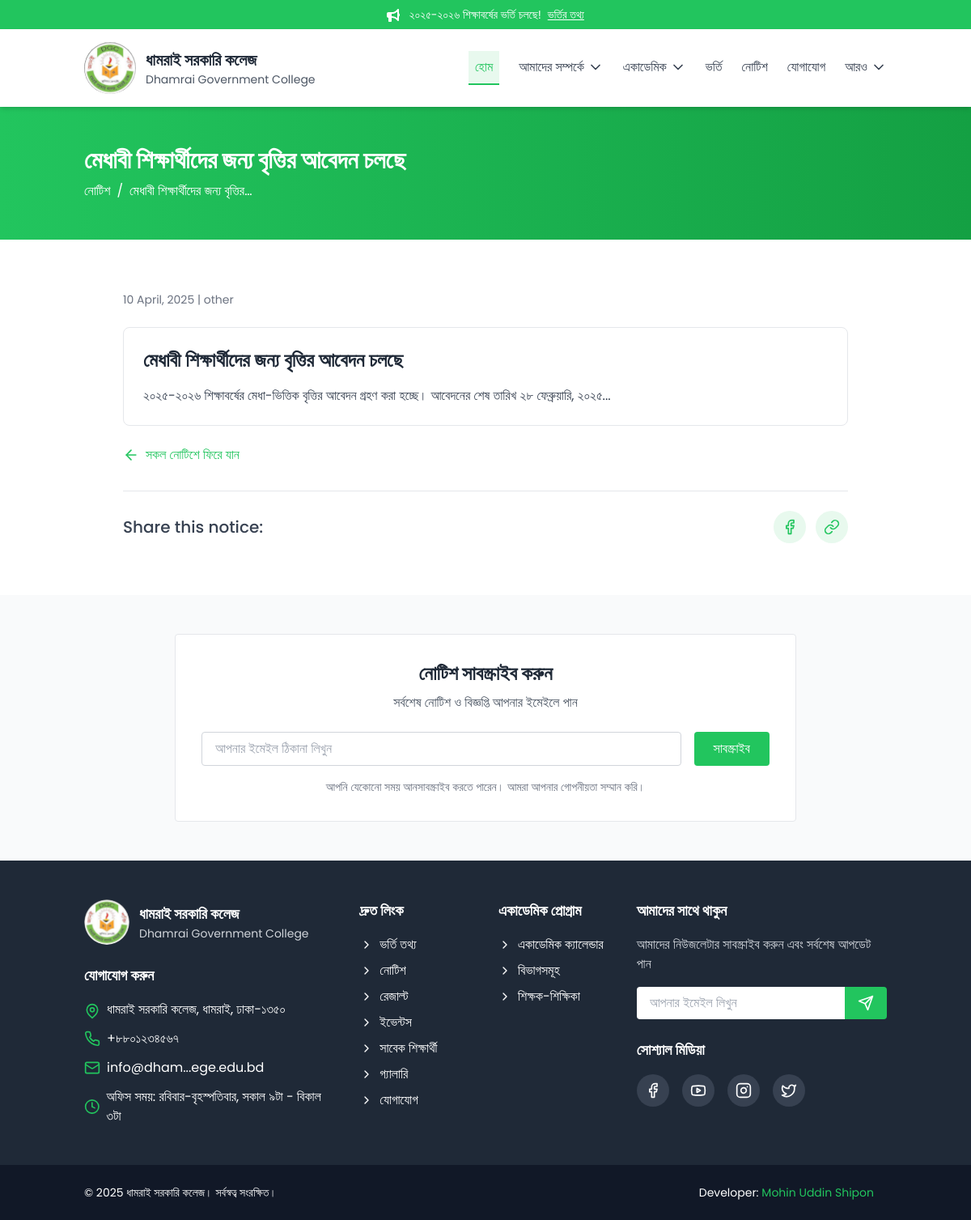
The page /notices/uhgkrgdftwruyt6y4wyht/ on the database as committed earlier.
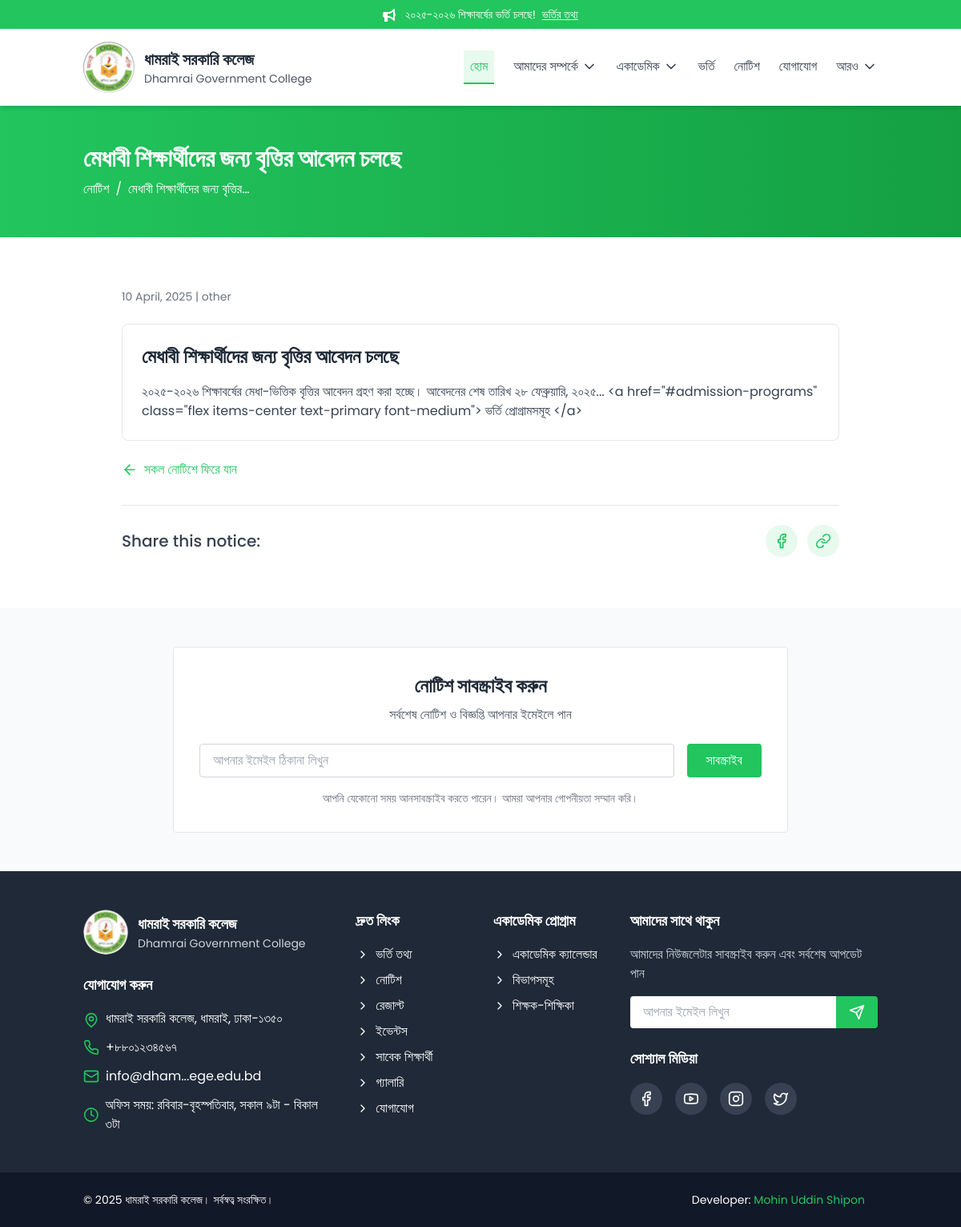
The same page on the database as committed later.
### core/models.py (models this page shows, shortened)
class Notice(models.Model):
    CATEGORY_CHOICES = [
        ('academic', 'একাডেমিক'),
        ('admission', 'ভর্তি'),
        ('examination', 'পরীক্ষা'),
        ('event', 'অনুষ্ঠান'),
        ('other', 'অন্যান্য'),
    ]
    title = models.CharField(max_length=200)
    description = models.TextField(null=True)
    category = models.CharField(max_length=20, choices=CATEGORY_CHOICES)
    publish_date = models.DateTimeField(default=timezone.now)
    document = models.FileField(upload_to='notices/', null=True, blank=True)
    is_important = models.BooleanField(default=False)
    slug = models.SlugField(unique=True)
    class Meta:
        ordering = ['-publish_date']

### core/views.py (the view)
# urls.py: path('notices/<slug:slug>/', views.NoticeDetailView.as_view(), name='notice_detail'),
class NoticeDetailView(DetailView):
    model = Notice
    template_name = 'notice_detail.html'
    context_object_name = 'notice'

### templates/notice_detail.html (shortened to what this page needs)
{% extends "base.html" %}
{% block content %}
<div class="bg-gradient-to-r from-primary to-primary-dark text-white py-12">
    <div class="container mx-auto px-4">
        <h1 class="text-3xl font-bold mb-2">{{ notice.title }}</h1>
        <div class="flex items-center text">
            <a href="{% url 'core:notices' %}" class="hover:text-primary-light transition-colors duration-200">নোটিশ</a>
            <span class="mx-2">/</span>
            <span>{{ notice.title|truncatechars:30 }}</span>
        </div>
    </div>
</div>
<section class="py-16 bg-white">
    <div class="container mx-auto px-4">
        <div class="max-w-4xl mx-auto">
            <div class="mb-6">
                <div class="flex items-center justify-between flex-wrap gap-4">
                    <span class="text-gray-500 text-sm">{{ notice.publish_date|date:"d F, Y" }} | {{notice.category}}</span>
                </div>
            </div>
            <div class="bg-white border border-gray-200 rounded-lg p-6">
                <h2 class="text-2xl font-semibold mb-4 text-gray-800">{{ notice.title }}</h2>
                <div class="prose max-w-none text-gray-700 leading-relaxed">
                    <p>{{ notice.description }}</p>
                </div>
            </div>
            <div class="mt-6">
                <a href="{% url 'core:notices' %}" class="text-primary flex items-center group hover:text-primary-dark transition-colors duration-200">
                    সকল নোটিশে ফিরে যান
                </a>
            </div>
            <div class="mt-8 pt-6 border-t">
                <div class="flex flex-wrap items-center justify-between">
                    <p class="text-gray-700 font-medium mb-3 md:mb-0 text-xl">Share this notice:</p>
                    <div class="flex space-x-3">
                        <a href="https://www.facebook.com/share.php?u={{ notice.get_absolute_url }}" target="_blank" class="bg-primary/10 text-primary hover:bg-primary hover:text-white w-10 h-10 rounded-full flex items-center justify-center transition-colors duration-200">
                            <svg xmlns="http://www.w3.org/2000/svg" width="20" height="20" viewBox="0 0 24 24" fill="none" stroke="currentColor" stroke-width="2" stroke-linecap="round" stroke-linejoin="round" class="lucide lucide-facebook"><path d="M18 2h-3a5 5 0 0 0-5 5v3H7v4h3v8h4v-8h3l1-4h-4V7a1 1 0 0 1 1-1h3z"/></svg>
                        </a>
                        <button onclick="navigator.clipboard.writeText('{{ request.build_absolute_uri }}');alert('Link copied to clipboard!');" class="bg-primary/10 text-primary hover:bg-primary hover:text-white w-10 h-10 rounded-full flex items-center justify-center transition-colors duration-200">
                        </button>
                    </div>
                </div>
            </div>
        </div>
    </div>
</section>
<section class="py-12 bg-gray-50">
    <div class="container mx-auto px-4">
        <div class="bg-white border border-gray-200 rounded p-8 max-w-3xl mx-auto">
            <div class="text-center mb-6">
                <h2 class="text-2xl font-bold text-gray-800 mb-2">নোটিশ সাবস্ক্রাইব করুন</h2>
                <p class="text-gray-600">সর্বশেষ নোটিশ ও বিজ্ঞপ্তি আপনার ইমেইলে পান</p>
            </div>
            <form class="flex flex-col md:flex-row gap-4">
                <input type="email" placeholder="আপনার ইমেইল ঠিকানা লিখুন" class="flex-grow px-4 py-2 border border-gray-300 rounded focus:outline-none" required>
                <button type="submit" class="bg-primary text-white px-6 py-2 rounded">সাবস্ক্রাইব</button>
            </form>
            <p class="text-gray-500 text-sm mt-4 text-center">আপনি যেকোনো সময় আনসাবস্ক্রাইব করতে পারেন। আমরা আপনার গোপনীয়তা সম্মান করি।</p>
        </div>
    </div>
</section>
{% endblock %}

Rows that differ between the two databases and show on the page:
changed Notice "মেধাবী শিক্ষার্থীদের জন্য বৃত্তির আবেদন চলছে": description "২০২৫-২০২৬ শিক্ষাবর্ষের মেধা-ভিত্তিক বৃত্তির আবেদন গ্রহণ করা হচ্ছে। আবেদনের শেষ তারিখ ২৮ ফেব্রুয়ারি, ২০২৫..." → "…তারিখ ২৮ ফেব্রুয়ারি, ২০২৫... <a href=\"#admission-programs\" class=\"flex items-center text-primary font-medium\"> ভর্তি প্রোগ্রামসমূহ </a>"
